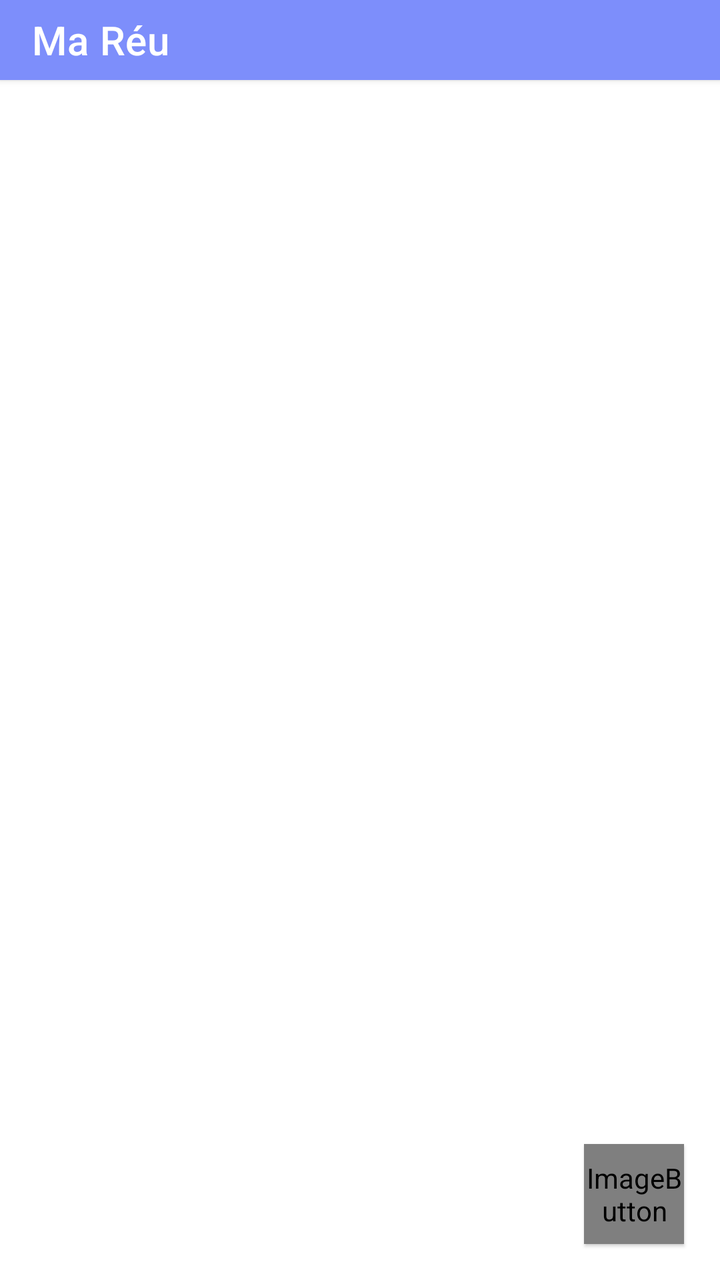
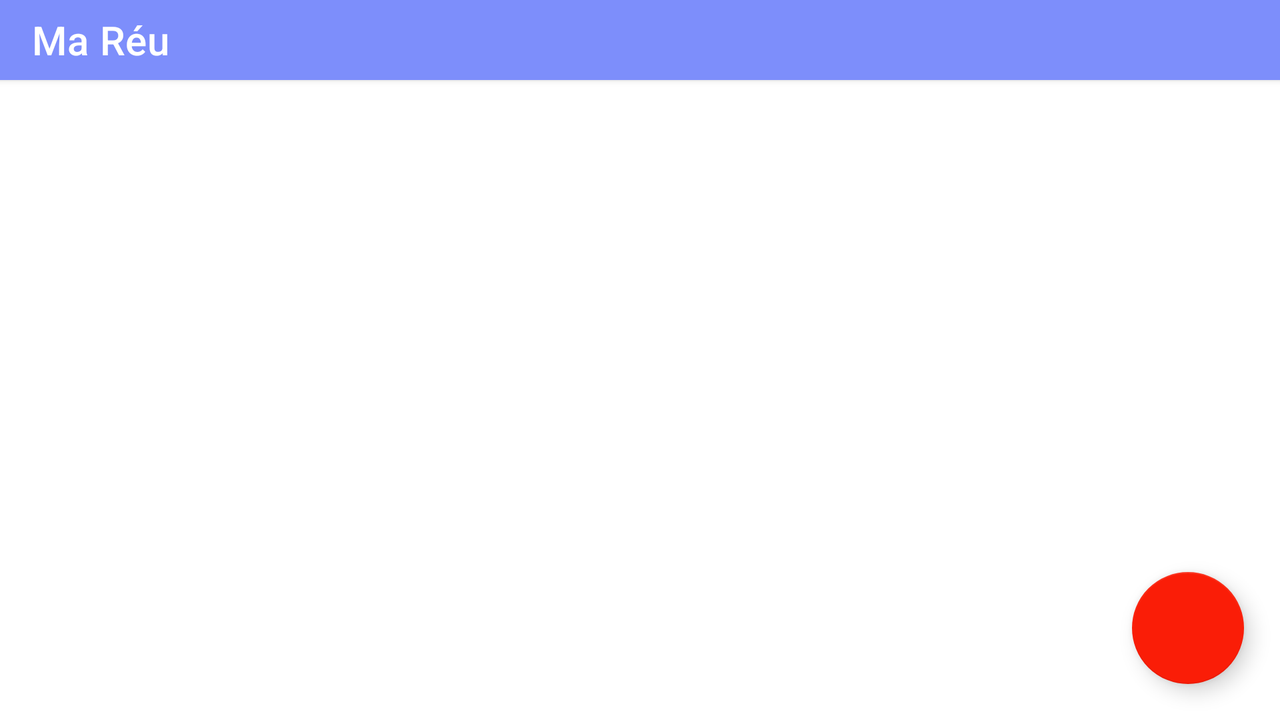

First picture: res/layout/ on a phone held upright. Second picture: the repository's own variant of that layout, on a device whose configuration matches the variant's folder. Source for both follows.
<!-- AndroidManifest.xml: application theme Theme.MaReunion -->
<!-- res/layout/activity_main.xml -->
<?xml version="1.0" encoding="utf-8"?>
<androidx.constraintlayout.widget.ConstraintLayout xmlns:android="http://schemas.android.com/apk/res/android"
    xmlns:app="http://schemas.android.com/apk/res-auto"
    xmlns:tools="http://schemas.android.com/tools"
    android:layout_width="match_parent"
    android:layout_height="match_parent"
    tools:context=".controler.MainActivity">

    <include
        android:id="@+id/include2"
        layout="@layout/toolbar" />

    <ImageButton
        android:id="@+id/addReunion"
        android:layout_width="@dimen/imageButton_size"
        android:layout_height="@dimen/imageButton_size"
        android:layout_marginEnd="@dimen/imageButton_margin"
        android:layout_marginRight="@dimen/imageButton_margin"
        android:layout_marginBottom="@dimen/imageButton_margin"
        android:background="@drawable/baseline_remove_circle_white_24"
        android:elevation="1dp"
        app:layout_constraintBottom_toBottomOf="parent"
        app:layout_constraintEnd_toEndOf="parent"
        app:srcCompat="@drawable/add_Reunion_drawable"
        app:tint="#C10101" />

    <androidx.recyclerview.widget.RecyclerView
        android:id="@+id/View"
        android:layout_width="match_parent"
        android:layout_height="@dimen/recyclerView_height"
        android:layout_marginBottom="@dimen/recyclerView_marginBottom"
        app:layout_constraintBottom_toBottomOf="@+id/include2"
        app:layout_constraintEnd_toEndOf="parent"
        app:layout_constraintHorizontal_bias="0.0"
        app:layout_constraintStart_toStartOf="parent"
        tools:listitem="@layout/fragment_list" />



</androidx.constraintlayout.widget.ConstraintLayout>
<!-- res/layout/toolbar.xml (included above) -->
<?xml version="1.0" encoding="utf-8"?>
<androidx.constraintlayout.widget.ConstraintLayout xmlns:android="http://schemas.android.com/apk/res/android"
    xmlns:app="http://schemas.android.com/apk/res-auto"
    xmlns:tools="http://schemas.android.com/tools"
    android:layout_width="match_parent"
    android:layout_height="match_parent">

    <androidx.appcompat.widget.Toolbar
        android:id="@+id/activity_main_toolBar"
        android:layout_width="match_parent"
        android:layout_height="@dimen/toolbar_height"
        android:background="#7D8EFB"
        android:elevation="2dp"
        android:minHeight="?android:attr/actionBarSize"
        app:layout_constraintTop_toTopOf="parent"
        app:title="Ma Réu"
        app:titleTextColor="@color/white"
        tools:layout_editor_absoluteX="44dp">

    </androidx.appcompat.widget.Toolbar>

</androidx.constraintlayout.widget.ConstraintLayout>
<!-- res/layout/fragment_list.xml (included above) -->
<?xml version="1.0" encoding="utf-8"?>
<androidx.constraintlayout.widget.ConstraintLayout xmlns:android="http://schemas.android.com/apk/res/android"
    xmlns:app="http://schemas.android.com/apk/res-auto"
    xmlns:tools="http://schemas.android.com/tools"
    android:layout_width="match_parent"
    android:layout_height="wrap_content"
    tools:context="com.example.mareunion.ListFragment">


    <ImageView
        android:id="@+id/imageView"
        android:layout_width="@dimen/list_imageView_size"
        android:layout_marginLeft="@dimen/list_imageView_margin"
        android:layout_height="@dimen/list_imageView_size"
        app:layout_constraintStart_toStartOf="parent"
        app:layout_constraintTop_toTopOf="parent"
        tools:src="@drawable/baseline_info_black_24"/>

    <TextView
        android:id="@+id/reunionText"
        android:layout_width="@dimen/list_reunion_width"
        android:layout_height="@dimen/list_reunion_height"
        android:layout_marginLeft="@dimen/list_reunion_margin"
        android:text="Reunion"
        android:textSize="@dimen/list_reunion_textSize"
        android:textStyle="bold"
        app:layout_constraintStart_toEndOf="@+id/imageView"
        app:layout_constraintTop_toTopOf="parent" />

    <TextView
        android:id="@+id/heureText"
        android:layout_width="@dimen/list_heure_width"
        android:layout_height="@dimen/list_heure_height"
        android:text="-Heure"
        android:textStyle="bold"
        android:textSize="@dimen/list_heure_textSize"
        app:layout_constraintStart_toEndOf="@+id/reunionText"
        app:layout_constraintTop_toTopOf="parent" />

    <TextView
        android:id="@+id/salleText"
        android:layout_width="@dimen/list_salle_width"
        android:layout_height="@dimen/list_salle_height"
        android:text="-Salle"
        android:textStyle="bold"
        android:textSize="@dimen/list_salle_textSize"
        app:layout_constraintStart_toEndOf="@+id/heureText"
        app:layout_constraintTop_toTopOf="parent" />

    <TextView
        android:id="@+id/Organisateur"
        android:layout_width="wrap_content"
        android:layout_height="@dimen/list_organisateur_height"
        android:text="Organisateur"
        android:layout_marginLeft="@dimen/list_organisateur_margin"
        app:layout_constraintStart_toEndOf="@+id/imageView"
        app:layout_constraintTop_toBottomOf="@+id/reunionText" />

    <ImageButton
        android:id="@+id/delette"
        android:layout_marginTop="@dimen/list_imageButton_margin"
        android:padding="@dimen/list_imageButton_padding"
        android:layout_width="wrap_content"
        android:layout_height="wrap_content"
        android:layout_marginEnd="@dimen/imageButton_margin"
        android:src="@drawable/baseline_delete_black_24"
        app:tint="#7C7C7C"
        android:background="@color/white"
        app:layout_constraintEnd_toEndOf="parent"
        app:layout_constraintTop_toTopOf="parent"
        android:layout_marginRight="@dimen/imageButton_margin" />
</androidx.constraintlayout.widget.ConstraintLayout>
<!-- resources referenced by this layout -->
<resources>
  <color name="white">#FFFFFFFF</color>
  <!-- from res/values-xxhdpi/ -->
  <dimen name="imageButton_margin">18dp</dimen>
  <!-- from res/values-xxhdpi/ -->
  <dimen name="imageButton_size">50dp</dimen>
  <!-- from res/values-xxhdpi/ -->
  <dimen name="list_heure_height">@dimen/list_reunion_height</dimen>
  <!-- from res/values-xxhdpi/ -->
  <dimen name="list_heure_textSize">@dimen/list_reunion_textSize</dimen>
  <!-- from res/values-xxhdpi/ -->
  <dimen name="list_heure_width">@dimen/list_reunion_width</dimen>
  <!-- from res/values-xxhdpi/ -->
  <dimen name="list_imageButton_margin">10dp</dimen>
  <!-- from res/values-xxhdpi/ -->
  <dimen name="list_imageButton_padding">10dp</dimen>
  <!-- from res/values-xxhdpi/ -->
  <dimen name="list_imageView_margin">10dp</dimen>
  <!-- from res/values-xxhdpi/ -->
  <dimen name="list_imageView_size">35dp</dimen>
  <!-- from res/values-xxhdpi/ -->
  <dimen name="list_organisateur_height">20dp</dimen>
  <!-- from res/values-xxhdpi/ -->
  <dimen name="list_organisateur_margin">10dp</dimen>
  <!-- from res/values-xxhdpi/ -->
  <dimen name="list_reunion_height">32dp</dimen>
  <!-- from res/values-xxhdpi/ -->
  <dimen name="list_reunion_margin">10dp</dimen>
  <!-- from res/values-xxhdpi/ -->
  <dimen name="list_reunion_textSize">15dp</dimen>
  <!-- from res/values-xxhdpi/ -->
  <dimen name="list_reunion_width">82dp</dimen>
  <!-- from res/values-xxhdpi/ -->
  <dimen name="list_salle_height">@dimen/list_reunion_height</dimen>
  <!-- from res/values-xxhdpi/ -->
  <dimen name="list_salle_textSize">@dimen/list_reunion_textSize</dimen>
  <!-- from res/values-xxhdpi/ -->
  <dimen name="list_salle_width">@dimen/list_reunion_width</dimen>
  <!-- from res/values-xxhdpi/ -->
  <dimen name="recyclerView_height">500dp</dimen>
  <!-- from res/values-xxhdpi/ -->
  <dimen name="recyclerView_marginBottom" />
  <!-- from res/values-xxhdpi/ -->
  <dimen name="toolbar_height">40dp</dimen>
  <style name="Theme.MaReunion" parent="Theme.MaterialComponents.DayNight.NoActionBar">
          
          <item name="colorPrimary">@color/purple_500</item>
          <item name="colorPrimaryVariant">@color/purple_700</item>
          <item name="colorOnPrimary">@color/white</item>
          
          <item name="colorSecondary">@color/teal_200</item>
          <item name="colorSecondaryVariant">@color/teal_700</item>
          <item name="colorOnSecondary">@color/black</item>
          
          <item name="android:statusBarColor" tools:targetApi="l">?attr/colorPrimaryVariant</item>
          
      </style>
  <color name="purple_500">#FF6200EE</color>
  <color name="purple_700">#FF3700B3</color>
  <color name="teal_200">#FF03DAC5</color>
  <color name="teal_700">#FF018786</color>
  <color name="black">#FF000000</color>
</resources>
<!-- res/layout-land/activity_main.xml (the repository's variant of the layout above) -->
<!-- drawn on the phone turned sideways -->
<?xml version="1.0" encoding="utf-8"?>
<androidx.constraintlayout.widget.ConstraintLayout xmlns:android="http://schemas.android.com/apk/res/android"
    xmlns:app="http://schemas.android.com/apk/res-auto"
    xmlns:tools="http://schemas.android.com/tools"
    android:layout_width="match_parent"
    android:layout_height="match_parent"
    tools:context=".mainActivity.MainActivity">

    <include
        android:id="@+id/include2"
        layout="@layout/toolbar" />

    <com.google.android.material.floatingactionbutton.FloatingActionButton
        android:id="@+id/addReunion"
        android:layout_width="wrap_content"
        android:layout_height="wrap_content"
        android:layout_marginEnd="@dimen/imageButton_margin"
        android:layout_marginRight="@dimen/imageButton_margin"
        android:layout_marginBottom="@dimen/imageButton_margin"
        app:backgroundTint="@color/red"
        android:elevation="1dp"
        app:layout_constraintBottom_toBottomOf="parent"
        app:layout_constraintEnd_toEndOf="parent"
        app:srcCompat="@drawable/baseline_add_white_24"
        app:tint="@color/white" />

    <androidx.recyclerview.widget.RecyclerView
        android:id="@+id/View"
        android:layout_width="match_parent"
        android:layout_height="@dimen/land_recyclerView_height"
        app:layout_constraintBottom_toBottomOf="@+id/include2"
        app:layout_constraintEnd_toEndOf="parent"
        app:layout_constraintHorizontal_bias="1.0"
        app:layout_constraintStart_toStartOf="parent"
        app:layout_constraintTop_toTopOf="parent"
        app:layout_constraintVertical_bias="1.0"
        tools:listitem="@layout/fragment_list" />

</androidx.constraintlayout.widget.ConstraintLayout>
<!-- resources referenced by the variant -->
<!-- as the phone turned sideways resolves them -->
<resources>
  <color name="red">#FA1D07</color>
  <color name="white">#FFFFFFFF</color>
  <!-- from res/values-xxhdpi/ -->
  <dimen name="imageButton_margin">18dp</dimen>
  <!-- from res/values-xxhdpi/ -->
  <dimen name="land_recyclerView_height">280dp</dimen>
  <!-- from res/values-xxhdpi/ -->
  <dimen name="list_heure_height">@dimen/list_reunion_height</dimen>
  <!-- from res/values-xxhdpi/ -->
  <dimen name="list_heure_textSize">@dimen/list_reunion_textSize</dimen>
  <!-- from res/values-xxhdpi/ -->
  <dimen name="list_heure_width">@dimen/list_reunion_width</dimen>
  <!-- from res/values-xxhdpi/ -->
  <dimen name="list_imageButton_margin">10dp</dimen>
  <!-- from res/values-xxhdpi/ -->
  <dimen name="list_imageButton_padding">10dp</dimen>
  <!-- from res/values-xxhdpi/ -->
  <dimen name="list_imageView_margin">10dp</dimen>
  <!-- from res/values-xxhdpi/ -->
  <dimen name="list_imageView_size">35dp</dimen>
  <!-- from res/values-xxhdpi/ -->
  <dimen name="list_organisateur_height">20dp</dimen>
  <!-- from res/values-xxhdpi/ -->
  <dimen name="list_organisateur_margin">10dp</dimen>
  <!-- from res/values-xxhdpi/ -->
  <dimen name="list_reunion_height">32dp</dimen>
  <!-- from res/values-xxhdpi/ -->
  <dimen name="list_reunion_margin">10dp</dimen>
  <!-- from res/values-xxhdpi/ -->
  <dimen name="list_reunion_textSize">15dp</dimen>
  <!-- from res/values-xxhdpi/ -->
  <dimen name="list_reunion_width">82dp</dimen>
  <!-- from res/values-xxhdpi/ -->
  <dimen name="list_salle_height">@dimen/list_reunion_height</dimen>
  <!-- from res/values-xxhdpi/ -->
  <dimen name="list_salle_textSize">@dimen/list_reunion_textSize</dimen>
  <!-- from res/values-xxhdpi/ -->
  <dimen name="list_salle_width">@dimen/list_reunion_width</dimen>
  <!-- from res/values-xxhdpi/ -->
  <dimen name="toolbar_height">40dp</dimen>
  <style name="Theme.MaReunion" parent="Theme.MaterialComponents.DayNight.NoActionBar">
          
          <item name="colorPrimary">@color/purple_500</item>
          <item name="colorPrimaryVariant">@color/purple_700</item>
          <item name="colorOnPrimary">@color/white</item>
          
          <item name="colorSecondary">@color/teal_200</item>
          <item name="colorSecondaryVariant">@color/teal_700</item>
          <item name="colorOnSecondary">@color/black</item>
          
          <item name="android:statusBarColor" tools:targetApi="l">?attr/colorPrimaryVariant</item>
          
      </style>
  <color name="purple_500">#FF6200EE</color>
  <color name="purple_700">#FF3700B3</color>
  <color name="teal_200">#FF03DAC5</color>
  <color name="teal_700">#FF018786</color>
  <color name="black">#FF000000</color>
</resources>
